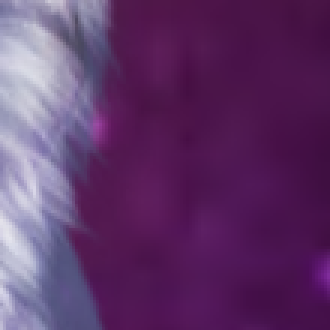
#> input picture training/evidence/experiments/mirror-cold-breeder-sweep/experiment-003/candidate-1-crop-breeder.png, 110 x 110 px (shown 3 times larger)
$ python -i run_breeder_detector_experiments.py   (imports and definitions only)
#> lines starting #> are read from the running program, lines starting #| are printed output that depends on the picture; after the words box and inside, x2 and y2 are one past the last pixel; in counts of white or black regions, pixels touching at a corner belong together
#!/usr/bin/env python3

from __future__ import annotations

import argparse
import itertools
import json
import math
import shutil
from dataclasses import dataclass
from pathlib import Path

import cv2
import numpy as np
from PIL import Image, ImageDraw, ImageFont

import guess_breeder_result as breeder


REPO_ROOT = Path(__file__).resolve().parents[1]
STRUCTURE_THRESHOLDS = (0.68, 0.70, 0.72, 0.74, 0.76, 0.78, 0.80, 0.82)
MIN_SIZES = ((96, 96), (112, 112), (120, 120), (132, 132), (144, 144))
MAX_CANDIDATES = (1, 2, 3)
SCORE_IMAGE_SIZE = 128
REFERENCE_SCALES = (0.85, 1.0, 1.15)
ANNOTATED_REFERENCE_TOKENS = (
	"annotated",
	"annotation",
	"note",
	"notes",
	"human",
	"markup",
	"marked",
	"guide",
	"guidance",
)


@dataclass(frozen=True)
class TemplateSet:
	name: str
	allow_locked: bool = False
	allow_paironormal: bool = False

	# [8 lines left out: function flags, not called in this run]


@dataclass(frozen=True)
class ExperimentConfig:
	threshold: float
	min_width: int
	min_height: int
	template_set: TemplateSet
	max_candidates: int


# [12 lines that did not run here, left out]


@dataclass(frozen=True)
class CandidateContext:
	candidate_index: int
	context_box: breeder.CropBox
	path: Path
	boxed_path: Path


# [7 lines that did not run here, left out]


@dataclass(frozen=True)
class CandidateScore:
	raw_template_score: float
	color_score: float
	edge_score: float
	shape_or_mask_score: float
	local_context_score: float
	negative_similarity_penalty: float
	layout_score: float
	breeder_likeness_score: float
	best_reference: str


@dataclass(frozen=True)
class ReferenceVariant:
	name: str
	scale: float
	rgb: np.ndarray
	gray: np.ndarray
	mask: np.ndarray
	edges: np.ndarray
	color_hist: np.ndarray
	value_hist: np.ndarray


@dataclass(frozen=True)
class FalsePositiveExample:
	box: breeder.CropBox
	rgb: np.ndarray
	color_hist: np.ndarray
	value_hist: np.ndarray
	gray: np.ndarray
	edge_grid: np.ndarray


@dataclass(frozen=True)
class ScoringModel:
	references: list[ReferenceVariant]
	false_positives: list[FalsePositiveExample]
	source_width: int
	source_height: int


# [12 lines that did not run here, left out]


def observation_box_area(box: breeder.CropBox) -> int:
	return box.w * box.h


def clamp_score(value: float) -> float:
	return max(0.0, min(1.0, float(value)))


def pil_to_rgb(image: Image.Image) -> np.ndarray:
	return np.asarray(image.convert("RGB"), dtype=np.uint8)


def resize_rgb(rgb: np.ndarray, size: int = SCORE_IMAGE_SIZE) -> np.ndarray:
	return cv2.resize(rgb, (size, size), interpolation=cv2.INTER_AREA)


# [62 lines left out: functions hsv_histograms, histogram_similarity, canny_edges, grid_density, descriptor_similarity, masked_correlation, not called in this run]


def candidate_foreground_mask(rgb: np.ndarray) -> np.ndarray:
	lab = cv2.cvtColor(rgb, cv2.COLOR_RGB2LAB).astype(np.float32)
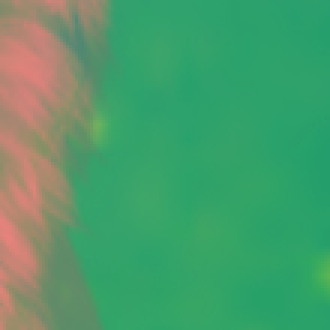
#> lab: shape (110, 110, 3) float32 (shown 3 times larger); mean R, G, B 76.9, 155.5, 107
	border_width = max(3, round(min(rgb.shape[:2]) * 0.07))
#> border_width = 8
	border = np.concatenate(
		(
			lab[:border_width, :, :].reshape(-1, 3),
			lab[-border_width:, :, :].reshape(-1, 3),
			lab[:, :border_width, :].reshape(-1, 3),
			lab[:, -border_width:, :].reshape(-1, 3),
		),
		axis=0,
	)
	background = np.median(border, axis=0)
#> background = [51, 160, 108]
	distance = np.linalg.norm(lab - background, axis=2)
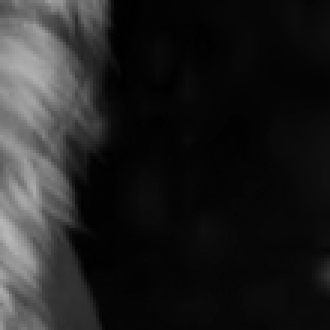
#> distance: shape (110, 110) float32 (shown 3 times larger); min 0, max 184.2, mean 33.3
	distance_u8 = cv2.normalize(distance, None, 0, 255, cv2.NORM_MINMAX).astype(np.uint8)
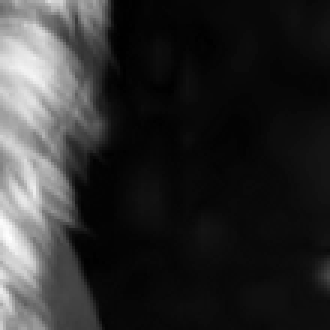
#> distance_u8: shape (110, 110) (shown 3 times larger); min 0, max 255, mean 45.5
	_, foreground = cv2.threshold(distance_u8, 0, 255, cv2.THRESH_BINARY + cv2.THRESH_OTSU)
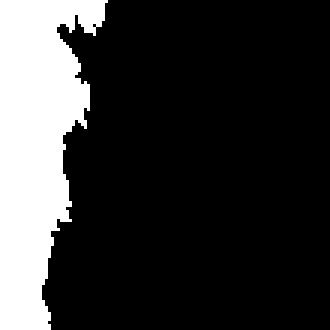
#> foreground: shape (110, 110) (shown 3 times larger); 20.5% white; 1 white region, box (x1, y1, x2, y2) and area: (0, 0, 36, 110) 2484
	kernel = np.ones((5, 5), dtype=np.uint8)
	foreground = cv2.morphologyEx(foreground, cv2.MORPH_CLOSE, kernel)
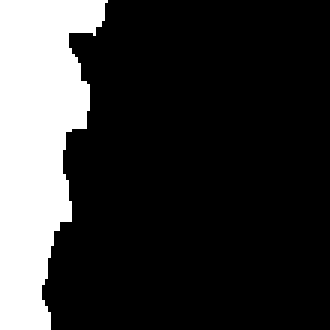
#> foreground: shape (110, 110) (shown 3 times larger); 21% white; 1 white region, box (x1, y1, x2, y2) and area: (0, 0, 36, 110) 2545
	foreground = cv2.morphologyEx(foreground, cv2.MORPH_OPEN, np.ones((3, 3), dtype=np.uint8))
#> foreground: shape (110, 110); 21% white; 1 white region, box (x1, y1, x2, y2) and area: (0, 0, 35, 110) 2543
	return foreground > 0


# [511 lines left out: functions render_reference_variant, reference_paths_for_island, confirmed_false_positive_boxes, false_positive_example, build_scoring_model, reference_signal_scores and 11 more, not called in this run]


def markdown_link(label: str, path: Path, base: Path) -> str:
	return f"[{label}]({path.relative_to(base).as_posix()})"


# [30 lines that did not run here, left out]


def box_as_json(box: breeder.CropBox) -> dict[str, int]:
	return {"x": box.x, "y": box.y, "w": box.w, "h": box.h}


# [356 lines left out: functions box_from_json, annotation_for_box, source_display_path, write_annotation_file, crop_links, write_summary and 4 more, not called in this run]


# [2 lines not run here, left out]

>>> import cv2
>>> picture = cv2.cvtColor(cv2.imread('../training/evidence/experiments/mirror-cold-breeder-sweep/experiment-003/candidate-1-crop-breeder.png'), cv2.COLOR_BGR2RGB)
>>> result = candidate_foreground_mask(picture)
